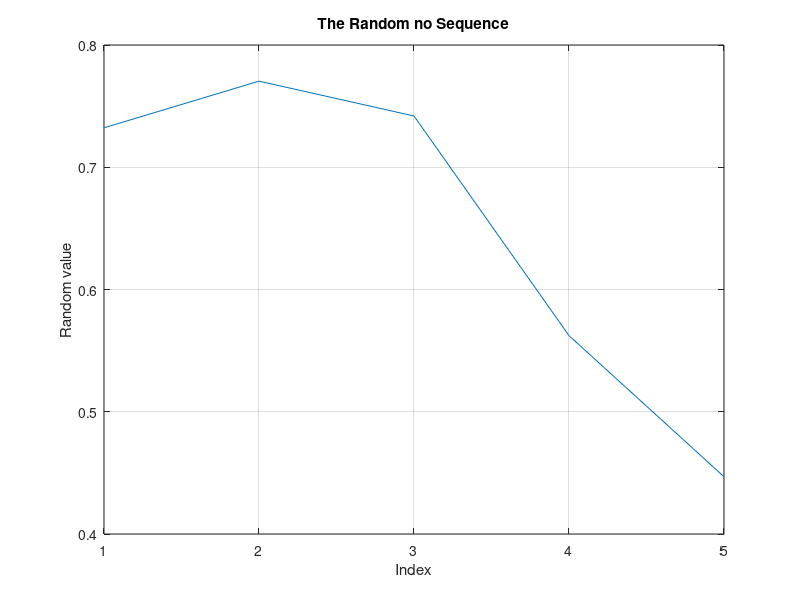

Here is the MATLAB script that generated this plot:
n =input ("Enter the no :");
random_sequence=rand(1 ,n);

%plotting of the graph%
plot(random_sequence);
title('The Random no Sequence');
xlabel("Index");
ylabel("Random value");
grid on;